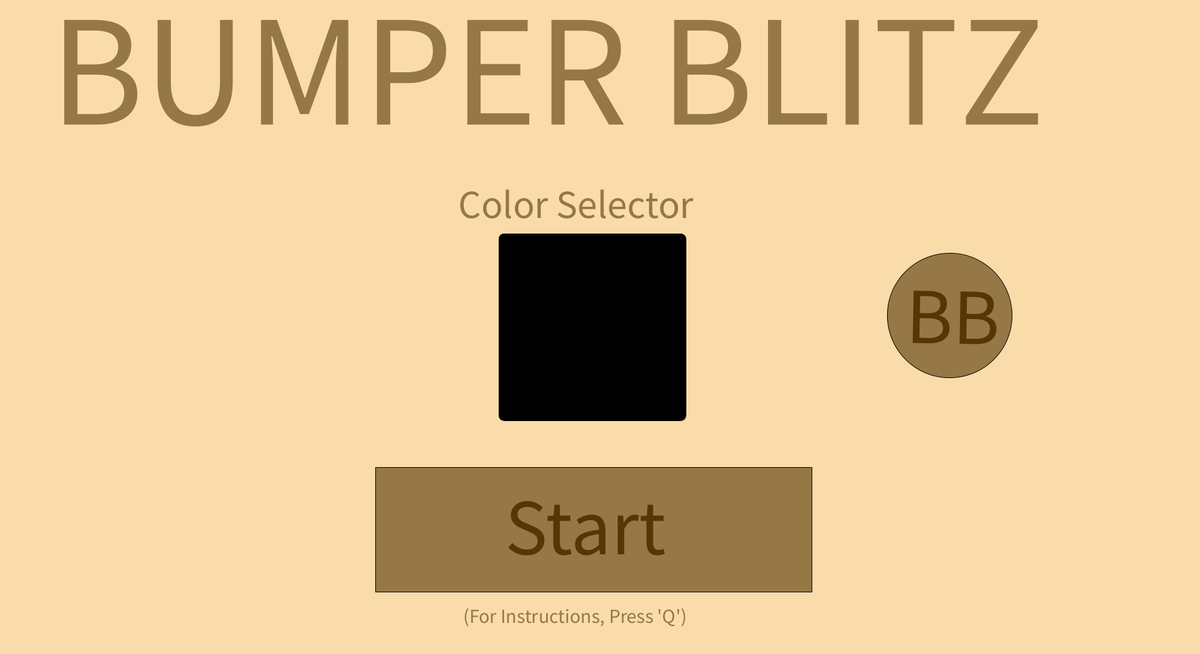
Frame 1 (no input)
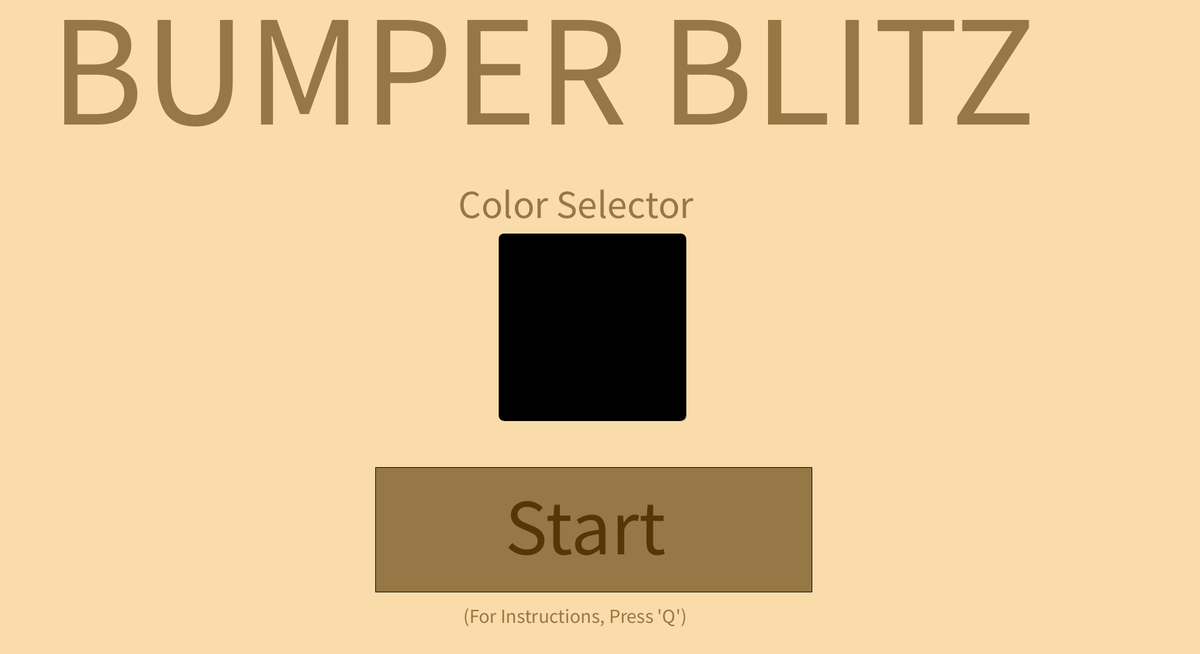
Frame 60 (the mouse pressed at the canvas centre just before this capture)
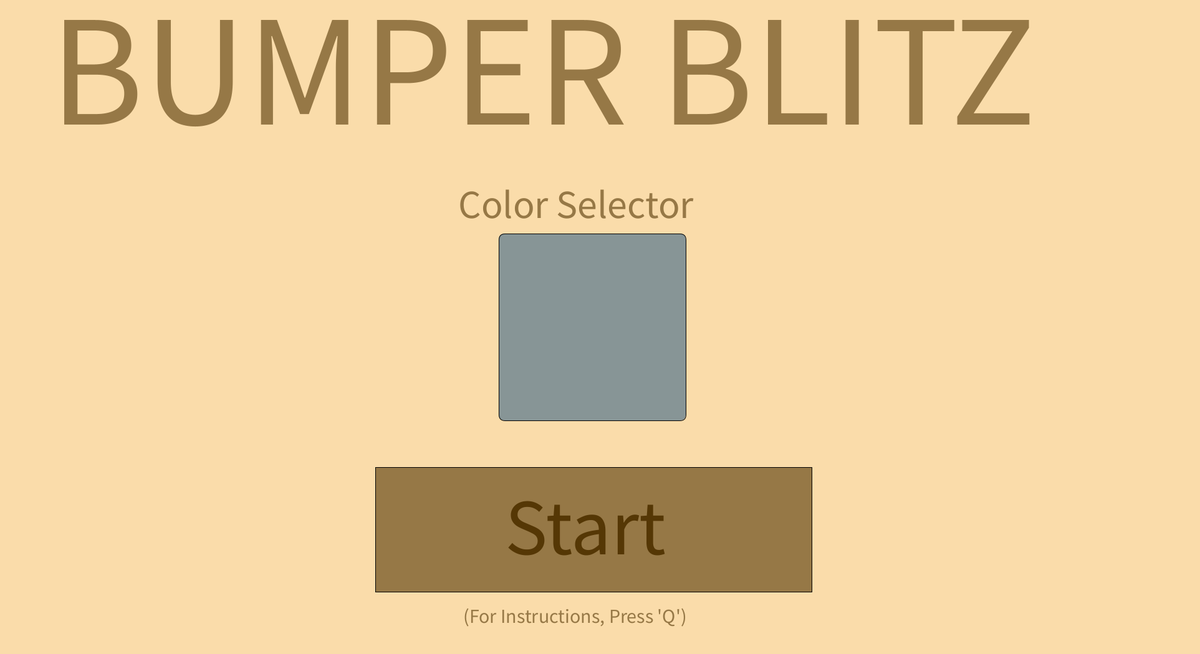
Frame 120 (the mouse held since frame 60 and released just before this capture)

The Processing sketch that drew these frames (run headless with seeded random() and noise(); from frame 60 on, the mouse is pressed at the canvas centre):

// Processing sketch: f17magd150lab07_ochowski
// ── f17magd150lab07_ochowski.pde
/* @alecOchowski
   Section 03
   Tested & fully operational as of 10/31/2017. A few things could be a little better, such as the collision detection and applied acceleration / velocity, but for a first
   year graphics programming student (never did that in AP) with no physics experience (not even one class...), I did as well as can possibly be expected; though this sketch
   is imperfect, I have implemented every improvement that I know how to.
   Bumper cars, as requested. Thanks for the idea! */
   
//Phase Variables
boolean gameActive = false;                        //Whether or not the game is currently in progress
boolean instructions = false;                      //Whether or not the game is currently on the instructions screen
boolean gameEnd = false;                           //Whether or not the game is currently on the game end screen
//Mechanics Variables
BumperCar player = new BumperCar();                //The player-controlled bumper car
BumperCar[] cars = new BumperCar[11];              //The 11 automated bumper cars
BumperCar[] master = new BumperCar[12];            //All 12 bumper cars
int score = 0;                                     //The player's current score
int highScore = 0;                                 //The player's all-time high score (in the given iteration of the program)
int endTime = 0;                                   //The time at which the game ends
//Start Button Variables
float sbH = 200;                                   //The height of the Start button
float sbW = 700;                                   //The width of the Start button
float sbX = 602;                                   //The x coordinate for the placement of the Start button
float sbY = 750;                                   //The y coordinate for the placement of the Start button
boolean startCD = false;                           //The cooldown between switching colors; enacted to avoid stammer when switching colors
float scdTimestamp;                                //The time when color switching went on cooldown; compared to millis() later
//Color Selector Variables
float cbH = 300;                                   //The height of the Color Selector
float cbW = 300;                                   //The width of the Color Selector
float cbX = 800;                                   //The x coordinate for the placement of the Color Selector
float cbY = 375;                                   //The y coordinate for the placement of the Color Selector
color savedColor;                                  //The color currently saved in the Color Selector; also its displayed color
boolean colorCD = false;                           //The cooldown between switching colors; enacted to avoid stammer when switching colors
float ccdTimestamp = 0;                            //The time when color switching went on cooldown; compared to millis() later
//Logo
float degreeRotation = 0;                          //The number of degrees that the logo is rotated. It whirls around the screen to be more eye-catching
float lScale = 1.0;                                //The current size of the logo; once again, fluctuation drawas attention

void setup(){
  size(1925, 1050);  //As large as could fit on my 17" laptop. Literally like fullscreen mode.
  background(250, 220, 170);
  for(int k = 0; k <= 10; k++){  //Fills the array up with twelve new bumper cars.
    cars[k] = new BumperCar();
  }
  for(int p = 0; p <= 10; p++){
    master[p] = cars[p];
  }
  master[11] = player;
}

void draw(){
  background(250, 220, 170);
  if(instructions){
    player.onPatrol();
    textSize(128);
    fill(85, 55, 5);
    scale(.3, .3);
    text("INSTRUCTIONS:", 25, 125);
    textSize(32);
    fill(150, 120, 70);
    text("Welcome to Bumper Blitz! In this game, you control a bumper car.", 25, 200);
    text("To change the color of your car, click the Color Selector box on the start screen until you find something you like.", 25, 260);
    text("Once you're ready to start, click the 'Start' button.", 25, 320);
    text("When the game begins, use the WASD keys to move your bumper car.", 25, 380);
    text("The object of the game is to get as many points as possible within the time limit.", 25, 440);
    text("Points are awarded based on the amount of time spent in a state of collision with other cars.,", 25, 500);
    text("Thus, more forceful collisions that push a car further will award more points.", 25, 560);
    text("The game will keep track of your score, high score (in the current iteration of the game), and the remaining time.", 25, 620);
    text("When the game ends, you will be able to return to the Start screen; try to beat your best score!", 25, 680);
    text("Press the 'Q' key again to return to the Start screen.", 25, 740);
  }
  else if(gameEnd){
    textSize(128);
    fill(150, 120, 70);
    text("Score: " + score, 675, 200);
    text("High Score: " + highScore, 530, 400);
    rect(sbX, sbY, sbW, sbH);
    textSize(86);
    fill(85, 55, 5);
    text("Return to Start", 645, 880);
    if(mousePressed){
      if(mouseX > sbX && mouseX < sbX + sbW && mouseY > sbY && mouseY < sbY + sbH){
        gameEnd = false;
        startCD = true;
        scdTimestamp = millis() + 200;
      }
    }
  }
  else{
    if(gameActive){      
      player.updateTarget();
      executeAutomatedMovement();
      displayCars();
      collisionDetector();
      textSize(32);
      fill(85, 55, 0);
      text("Score: " + score, 1650, 50);
      text("High Score: " + highScore, 1650, 100);
      text("Time Left: " + formatTime(), 1650, 150);
      if(endTime <= millis()){
        gameEnd();
      }
    }
    else{
      //Title
      textSize(256);
      fill(150, 120, 70);
      text("BUMPER BLITZ", 80, 200);
      //Start Button
      rect(sbX, sbY, sbW, sbH);
      textSize(128);
      fill(85, 55, 5);
      text("Start", 810, 890);
      if(startCD && scdTimestamp + 200 <= millis()){
        startCD = false;
      }
      if(mousePressed){
        if(mouseX > sbX && mouseX < sbX + sbW && mouseY > sbY && mouseY < sbY + sbH && !startCD){
          endTime = millis() + 120500;
          gameActive = true;
          score = 0;
        }
      }
      //Color Selector
      fill(savedColor);
      rect(cbX, cbY, cbW, cbH, 10);
      textSize(64);
      fill(150, 120, 70);
      text("Color Selector", 735, 350);
      if(colorCD && ccdTimestamp + 200 <= millis()){
        colorCD = false;
      }
      if(mousePressed){
        if(mouseX > cbX && mouseX < cbX + cbW && mouseY > cbY && mouseY < cbY + cbH && !colorCD){
          if((int)random(0, 10) == 5){
            savedColor = color((int) random(0, 255));
          }
          else{
            savedColor = color((int)random(0, 255), (int)random(0, 255), (int)random(0, 255));
          }
          ccdTimestamp = millis();
          colorCD = true;
          player.setColor(savedColor);
        }
      }
      //Instructions Text
      textSize(32);
      fill(150, 120, 70);
      text("(For Instructions, Press 'Q')", 743, 1000);
      //Logo     
      degreeRotation += 1;
      rotate(radians(degreeRotation));  
      ellipse(width/2 + 570, height/2 - 45, 200, 200);
      textSize(128);
      fill(85, 55, 5);
      text("BB", width/2 + 500, height /2);
    }
  }
}

void mousePressed(){

}

void keyPressed(){
  if(gameActive){
    player.move();
  }
  else if(key == 'Q' || key == 'q'){
    instructions = !instructions;
  } 
}

//Displays all of the bumper cars.
void displayCars(){
  player.display();
  for(BumperCar bc : cars){
    bc.display();
  }
}
  
//Tells all non-player bumper cars to move randomly.
void executeAutomatedMovement(){
  for(BumperCar bc : cars){
    bc.automatedMovement();
  }
}

//Takes the millisecond timer and turns it into something more helpful to the player.
int formatTime(){
  return((endTime - millis()) / 1000);
}

//Goes through the protocol to end the game.
void gameEnd(){
  gameActive = false;
  gameEnd = true;
  if(score > highScore){
    highScore = score;
  }
}

//Detects any and all collisions between bumper cars.
void collisionDetector(){
  for(int i = 0; i <= 11; i++){
    for(int j = 0; j <= 11; j++){
      if((dist(master[i].getX(), master[i].getY(), master[j].getX(), master[j].getY()) < 150) && (i != j) && !master[i].collisionCD && !master[j].collisionCD){
        master[i].collisionFallout();
        master[j].collisionFallout();
        if(i == 11 || j == 11){
          score += 1;
          player.overrided = true;
          player.overrideTimer = millis() + 100;
        }
      }
    }
  }
}
// ── BumperCar.pde
class BumperCar{
  
  PVector position;        //The central position of the bumper car.
  PVector direction;       //The direction in which the bumper car is "pointing".
  PVector velocity;        //The velocity of the bumper car.
  int cDirection;          //A second, numeric representation of the car's current direction.
  int controlModifier;     //The modifier used to control the offset for the control coordiantes of the body curve.
  int posModifier;         //The modifier used to control the offset for the positional coordiantes of the body curve.
  int speedLimit;          //The maximum pace at which the bumper car can move.
  color carColor;          //The primary color of this bumper car. All bumper cars have a secondary color of black.
  boolean overrided;       //Whether or not player control of the bumper car has been overrided by a recent collision. Only used by the player car.
  int overrideTimer;       //The amount of time until the player can control their car once more.
  boolean collisionCD;     //Whether or not a collision has already been detected for this car in the method in which this variable is used.
  int transVar;            //The translation of the patrolling player car.
  
  //Constructs a new bumper car object.
  BumperCar(){
    position = new PVector((int)random(0, width), (int)random(0, height));
    velocity = new PVector(0, 0);
    getNewDirection();
    controlModifier = 150;
    posModifier = 80;
    speedLimit = 5;
    overrided = false;
    collisionCD = false;
    if((int)random(0, 10) == 5){
      carColor = color((int) random(0, 255));
    }
    else{
      carColor = color((int)random(0, 255), (int)random(0, 255), (int)random(0, 255));
    }
  }
  
  //Draws the bumper car.
  void display(){
    PVector controlPoint = new PVector(position.x, position.y + 100);                    //This vector is a derivative of the position vector used specifically to place the control coordinates of the body curve.
    PVector polePoint = new PVector(position.x + posModifier - 2, position.y - 120);     //This vector is a derivative of the position vector used specifically to place the pole and hook.
    //Windshield
    stroke(0);
    strokeWeight(1);
    fill(0, 50, 200, 40);
    arc(position.x - 44, position.y, 70, 70, PI, PI + HALF_PI);
    //Body
    fill(carColor);
    curve(controlPoint.x - controlModifier, controlPoint.y, position.x - posModifier, position.y, position.x + posModifier, position.y, controlPoint.x + controlModifier, controlPoint.y);
    rectMode(CORNER);
    fill(0);
    rect(position.x - posModifier, position.y, 160, 12);
    fill(carColor);
    rect(position.x - posModifier, position.y + 12, 160, 12);
    //Pole & Hook
    strokeWeight(3);
    line(polePoint.x, polePoint.y + 120, polePoint.x, polePoint.y);
    noFill();
    curve(position.x, polePoint.y - 36, polePoint.x, polePoint.y, polePoint.x + 34, polePoint.y, position.x - 14, polePoint.y - 36);
  }
  
  //Returns the x value of the bumper car's position.
  float getX(){
    return position.x;
  }
  
  //Returns the y value of the bumper car's position.
  float getY(){
    return position.y;
  }
  
  //Sets the color of the bumper car to the selected color on the Start screen. Only called by the player's bumper car.
  void setColor(color newColor){
    carColor = color(newColor);
  }

  //Moves the bumper car according to WASD key presses. Only called by the player's bumper car.
  void move(){
    if(!overrided){ 
      switch(key){
        case('W'):{
          cDirection = 7;
          direction = position.add(0, -5);
          finalMove();
          break;
        } 
        case('A'):{
          cDirection = 6;
          direction = position.add(-5, 0);
          finalMove();
          break;
        }
        case('D'):{
          cDirection = 3;
          direction = position.add(5, 0);
          finalMove();
          break;
        }
        case('S'):{
          cDirection = 2;
          direction = position.add(0, 5);
          finalMove();
          break;
        }
        case('w'):{
          cDirection = 7;
          direction = position.add(0, -5);
          finalMove();
          break;
        } 
        case('a'):{
          cDirection = 6;
          direction = position.add(-5, 0);
          finalMove();
          break;
        }
        case('d'):{
          cDirection = 3;
          direction = position.add(5, 0);
          finalMove();
          break;
        }
        case('s'):{
          cDirection = 2;
          direction = position.add(0, 5);
          finalMove();
          break;
        }
      }
    }
    else{
      if(millis() >= overrideTimer){
        overrided = false;
      }
      updateTarget();
    }
  }
 
  //"Randomly" moves the bumper car (I tried my best). Only called by CPU bumper cars.
  void automatedMovement(){
    if((int)random(0, 100) == 0){  //Every now and then, the car changes direction of movement randomly.
      getNewDirection();
    }
    else{
      updateTarget();
    }
  } 
  
  //Picks a new direction for a bumper car.
  void getNewDirection(){
    cDirection = (int)random(1,9);
    updateTarget();
  }
  
  //Adjusts the bumper car's heading so it sails smoothly.
  void updateTarget(){
    if(collisionCD == true){
      collisionCD = false;
    }
    switch(cDirection){  //CPU cars get the same 8 direction choices as player cars.
      case(1):{
        direction = position.add(5, 5);
        break;
      }
      case(2):{
        direction = position.add(0, 5);
        break;
      }
      case(3):{
        direction = position.add(5, 0);
        break;
      }
      case(4):{
        direction = position.add(-5, 5);
        break;
      }
      case(5):{
        direction = position.add(5, -5);
        break;
      }
      case(6):{
        direction = position.add(-5, 0);
        break;
      }
      case(7):{
        direction = position.add(0, -5);
        break;
      }
      case(8):{
        direction = position.add(-5, -5);
        break;
      }
    }
    finalMove();
  }
    
  //After a heck of a lot of methods, actually *moves* the bumper car according to the player-inputed OR automated direction specified.
  void finalMove(){
    //Some inspiration from the NOC_1_10 example code in the next few lines.
    PVector preVelocity = PVector.sub(direction, position);
    preVelocity.setMag(.1);
    velocity.add(preVelocity);
    velocity.limit(speedLimit);
    position.add(velocity);
    if(position.x <= 0){
      position.x = 0;
      getNewDirection();
    }
    else if(position.x >= width){
      position.x = width;
      getNewDirection();
    }
    else if(position.y <= 0){
      position.y = 0;
      getNewDirection();
    }
    else if(position.y >= height){
      position.y = height;
      getNewDirection();
    }
  }
  
  //A method that reverses the direction of a bumper car that has just collided.
  void collisionFallout(){
    collisionCD = true;
    switch(cDirection){
      case(1):{
        cDirection = 8;
        break;
      }
      case(2):{
        cDirection = 7;
        break;
      }
       case(3):{
        cDirection = 6;
        break;
      }
       case(4):{
        cDirection = 5;
        break;
      }
       case(5):{
        cDirection = 4;
        break;
      }
       case(6):{
        cDirection = 3;
        break;
      }
       case(7):{
        cDirection = 2;
        break;
      }
       case(8):{
        cDirection = 1;
        break;
      }
    }
    updateTarget();
  }
  
  //Player car patrols on the Instructions screen.
  void onPatrol(){
    position.x = 0;
    position.y = 0;
    transVar++;
    scale(3, 3);
    translate(transVar, transVar);
    if(transVar > 800){
      transVar = 0;
    }
    display();
    translate(-transVar, -transVar);
  }
}
